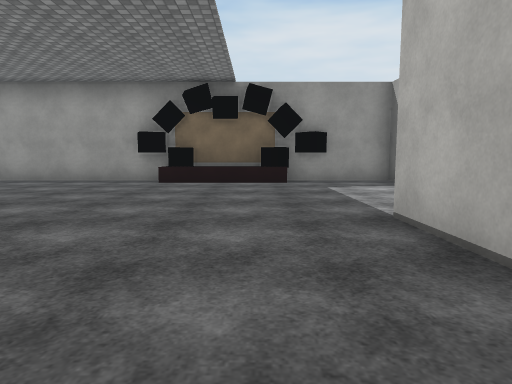
view 1 (above)

17 first-person views from a walk through a scene from a Unity 3-D project. The camera is 1.2 m above the floor, tilts 6° down and sees 75° across. The floor is counted in squares, 2 m on a side. Each view is taken from the middle of a square. On the plan, view 1 faces up. The plan holds only what a view shows up to about 10 squares ahead; the rest is blank. The place goes on beyond the plan. The player character is not drawn. Surface patterns are stand-ins for the level's own textures.

view 2
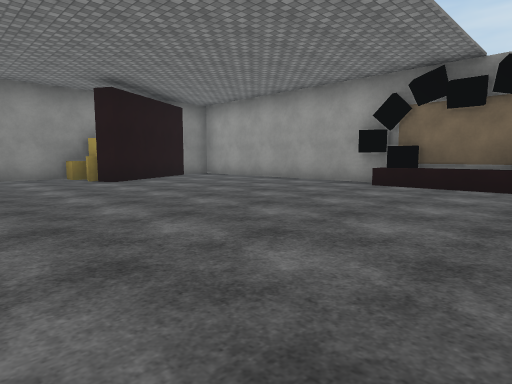

view 3
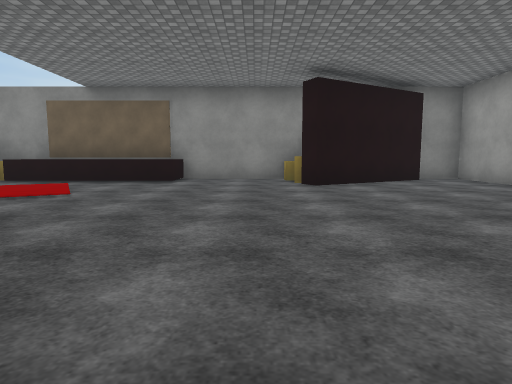

view 4
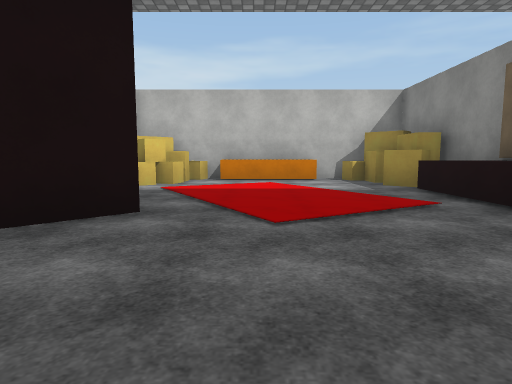

view 5
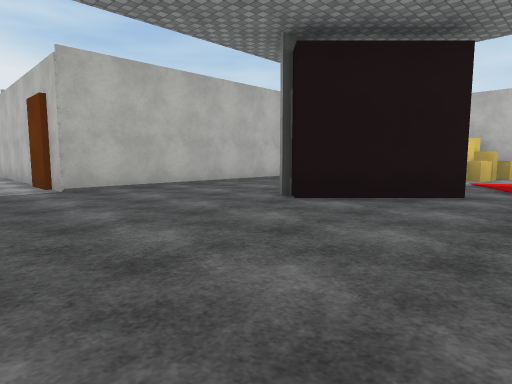

view 6
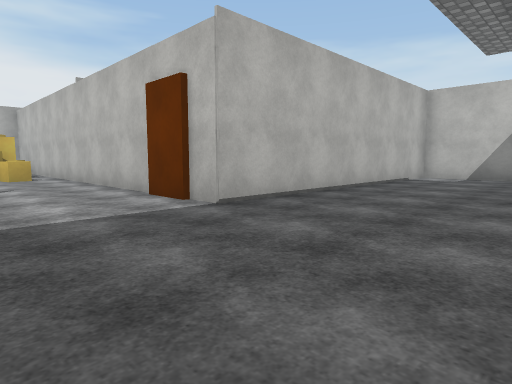

view 7
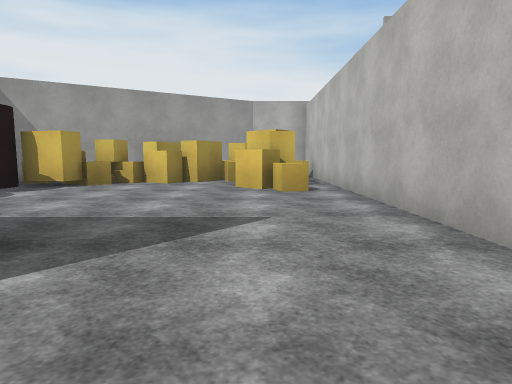

view 8
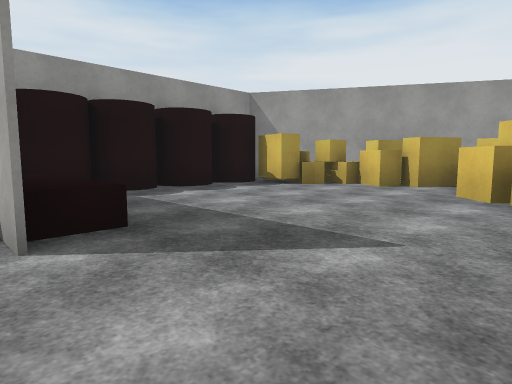

view 9
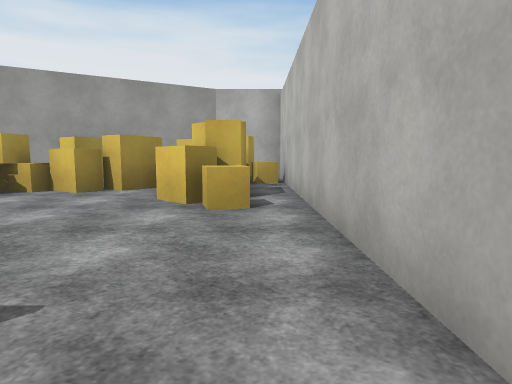

view 10
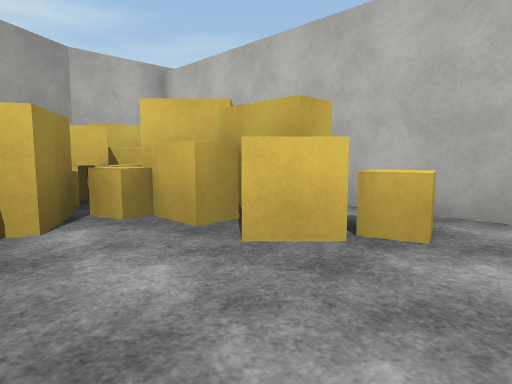

view 11
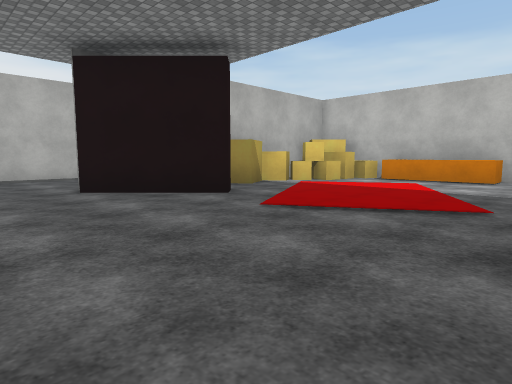

view 12
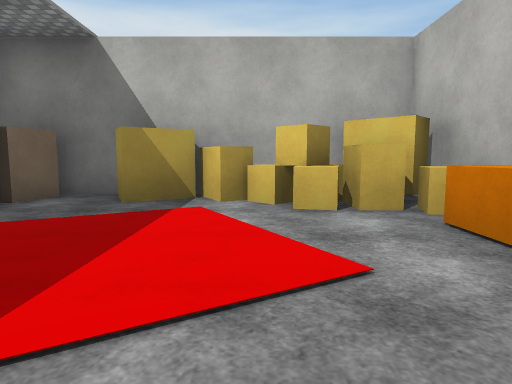

view 13
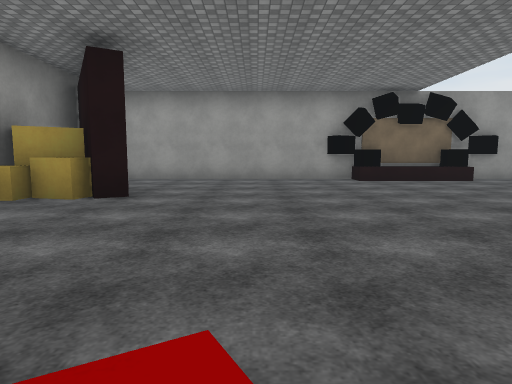

view 14
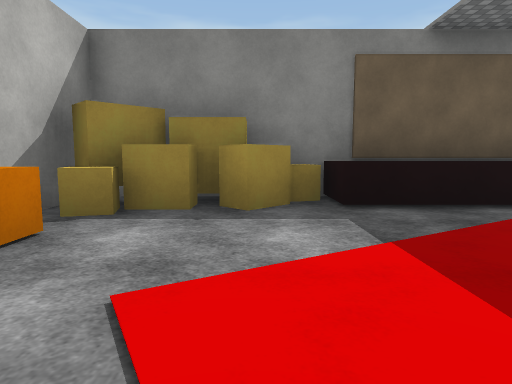

view 15
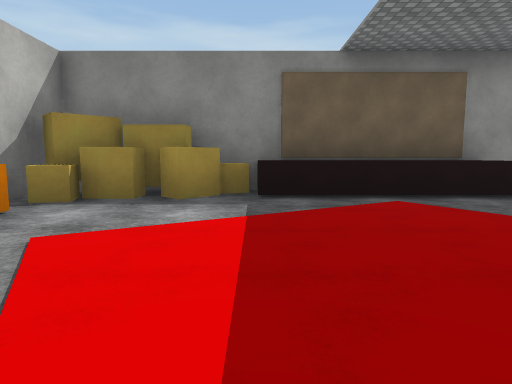

view 16
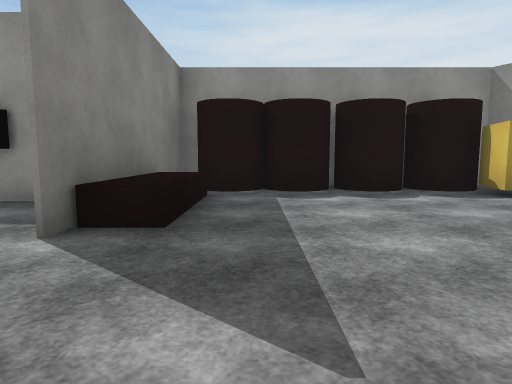

view 17
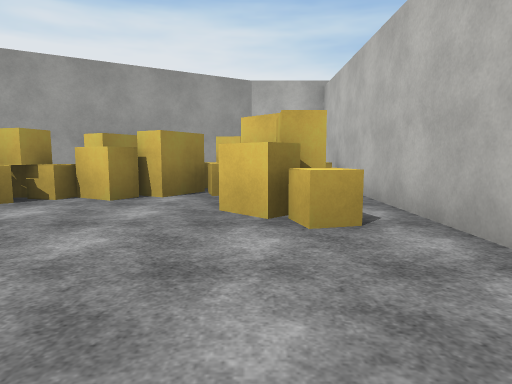

### Floor plan
Key: @ floor where view 1 was taken; # wall or solid block; . floor; ^ raised ledge; B black block; A box; L block; O other object.
Columns run from 9 left of view 1 to 13 right of it. Each row starts with its distance up from view 1.
 11             ##  #####
 10             #######O#
  9 ##########B##^....AA##
  8 #......B^BB..^.....AA#
  7 #............^.....AA
  6 ##..................AA#
  5 ##................AAOAA
  4 #O...............AAA AA
  3 #..........############
  2 #..........#
  1 ^^.....#...#
  0 #^....##.@.#
 -1 #^....#L...#
 -2 #^.....A...#
 -3 A^.....A...
 -4 #A.....A###
 -5 AA....AA
 -6 #A.^^AAA
 -7 ########

Where each view was taken, in squares from view 1:
view 1: 0 up, 0 right, facing up
view 2: 1 up, 1 right, facing up-left
view 3: 3 up, 0 right, facing left
view 4: 3 up, 5 left, facing down
view 5: 5 up, 5 left, facing down-right
view 6: 6 up, 2 left, facing down-right
view 7: 5 up, 2 right, facing right
view 8: 4 up, 3 right, facing up-right
view 9: 4 up, 4 right, facing right
view 10: 7 up, 7 right, facing down-right
view 11: 3 up, 8 left, facing down-right
view 12: 4 down, 7 left, facing right
view 13: 1 down, 5 left, facing up
view 14: 4 down, 4 left, facing left
view 15: 3 down, 3 left, facing left
view 16: 4 up, 5 right, facing up
view 17: 5 up, 5 right, facing right
